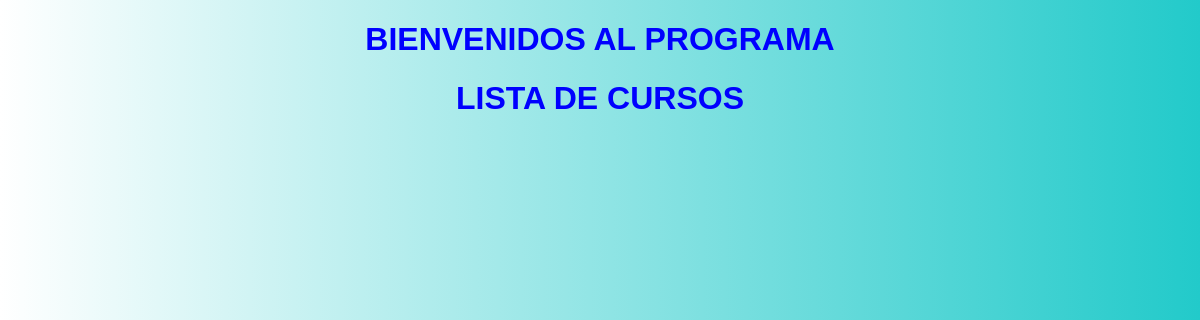
/listar_cursos/, run on an earlier commit of the app's database.
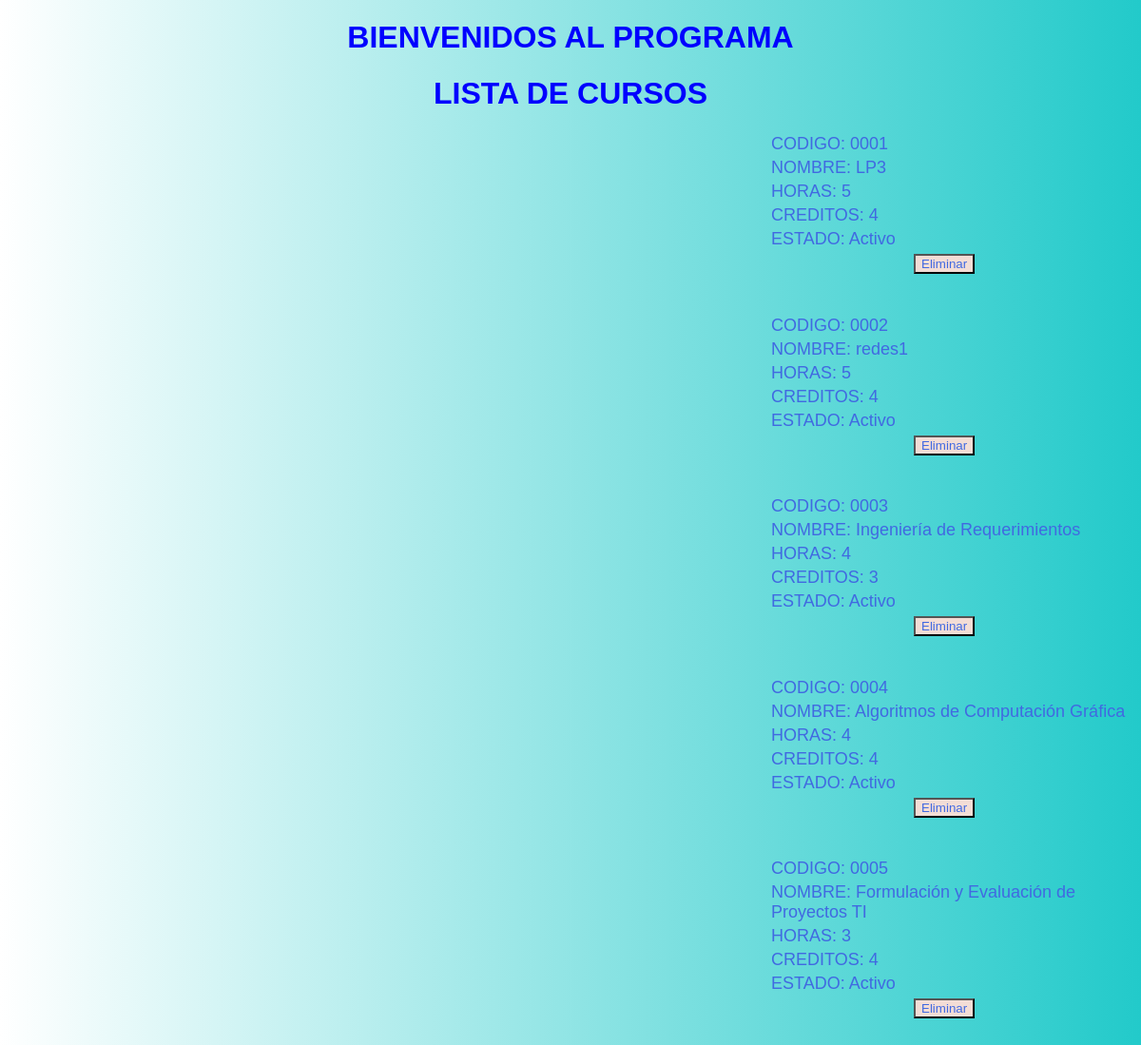
And on a later commit of the database.
### appec4/models.py (models this page shows)
class Course (models.Model):
    code=models.CharField(max_length=50)
    name=models.CharField(max_length=30)
    hour=models.CharField(max_length=15)
    credits=models.CharField(max_length=30)
    state=models.CharField(max_length=15)

### appec4/views.py (the view)
# urls.py: path('listar_cursos/', views.listar_cursos, name='listar_cursos'),
def listar_cursos(request):
    cursos= Course.objects.all()
    return render(request,'listar_cursos.html',{
        'titulo':'Lista de Cursos',
        'cursos': cursos
    })

### appec4/templates/listar_cursos.html
{% extends 'layout.html' %}
{% block content%}
<h1>LISTA DE CURSOS</h1>
{% for curso in cursos %}
<table>
<tr>
        <td>CODIGO: {{curso.code}}</td>
</tr>
<tr>
        <td>NOMBRE: {{curso.name}}</td>
</tr>
<tr>
        <td>HORAS: {{curso.hour}}</td>
</tr>
<tr>
        <td>CREDITOS: {{curso.credits}}</td>
</tr>
<tr>
        <td>ESTADO: {{curso.state}}</td>
</tr>
<tr>
        <td><button class='bt1'><a href="{% url 'eliminar_curso' id=curso.id %}">Eliminar</a></button></td>
    </tr>
</table>
<br>
<br>
{% endfor %}
{% endblock %}

### appec4/templates/layout.html (shortened to what this page needs)
<!DOCTYPE html>
<html lang="en">
<head>
  {% load static %}
  <link rel="stylesheet" type="text/css" href="{% static 'css/style.css' %}" />
</head>
<body>
  <h1>
   BIENVENIDOS AL PROGRAMA
  </h1>
  <p>
    {% block content %}
    {% endblock %}
  </p>
</body>
</html>

### appec4/static/css/style.css (style rules this page uses)
body { font-family: Verdana, Geneva, Tahoma, sans-serif; background-image: linear-gradient(to right, #FFFFFF, rgb(34, 202, 202)); }
h1 { text-align: center; color:blue }
a { text-decoration: none; color:royalblue }
table, tr, td { margin-left: 800px; font-size: large; color:royalblue }
.bt1 { margin-left:150px; color:aliceblue; background-color: rgb(243, 221, 214); margin-bottom: 1.5px; }

What changed in the data, as far as the page shows it:
added Course: code "0001", name "LP3", hour "5", credits "4", state "Activo"
added Course: code "0002", name "redes1", hour "5", credits "4", state "Activo"
added Course: code "0003", name "Ingeniería de Requerimientos", hour "4", credits "3", state "Activo"
added Course: code "0004", name "Algoritmos de Computación Gráfica", hour "4", credits "4", state "Activo"
added Course: code "0005", name "Formulación y Evaluación de Proyectos TI", hour "3", credits "4", state "Activo"
